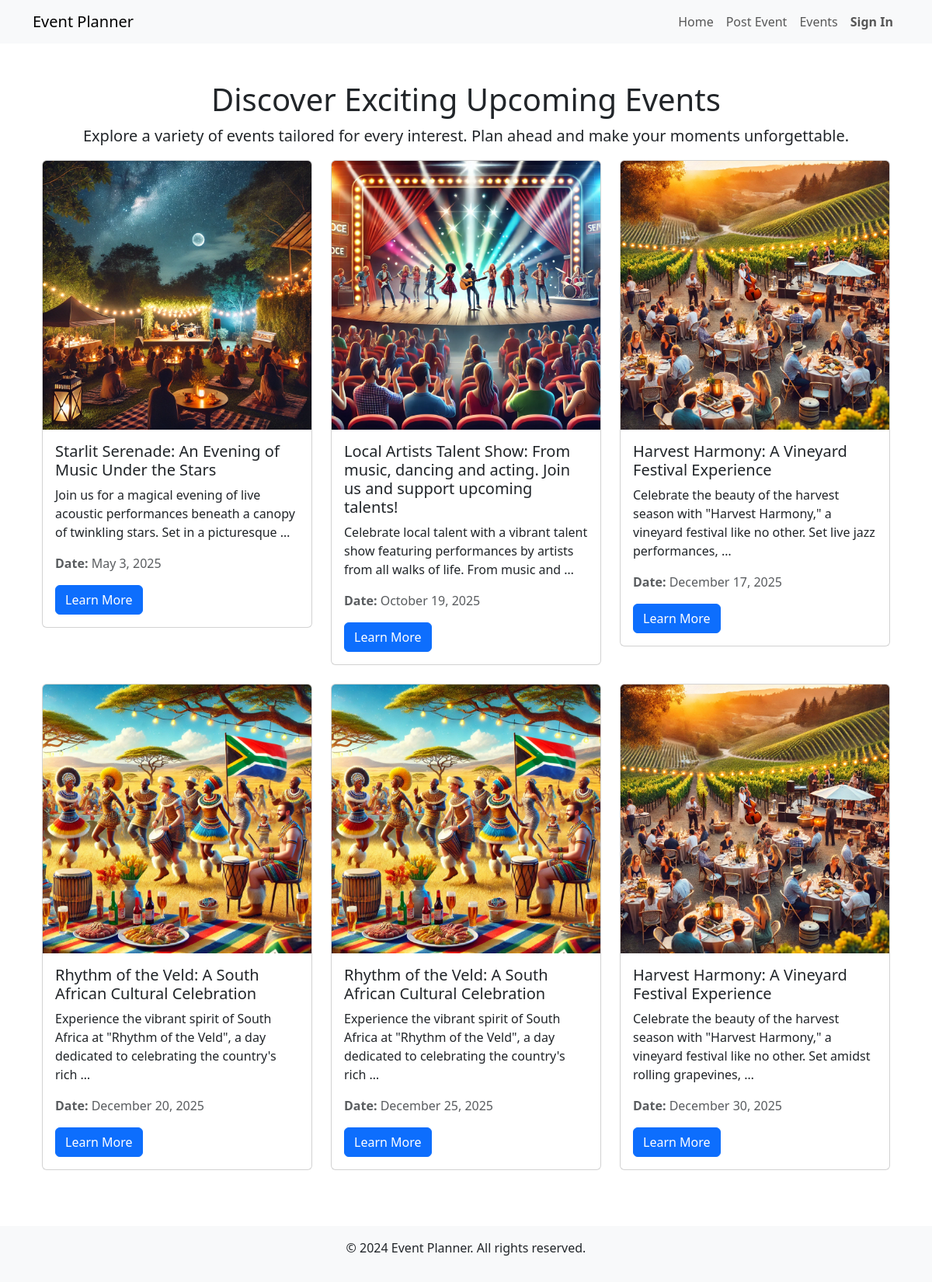
Page /events/ on the earlier database version.
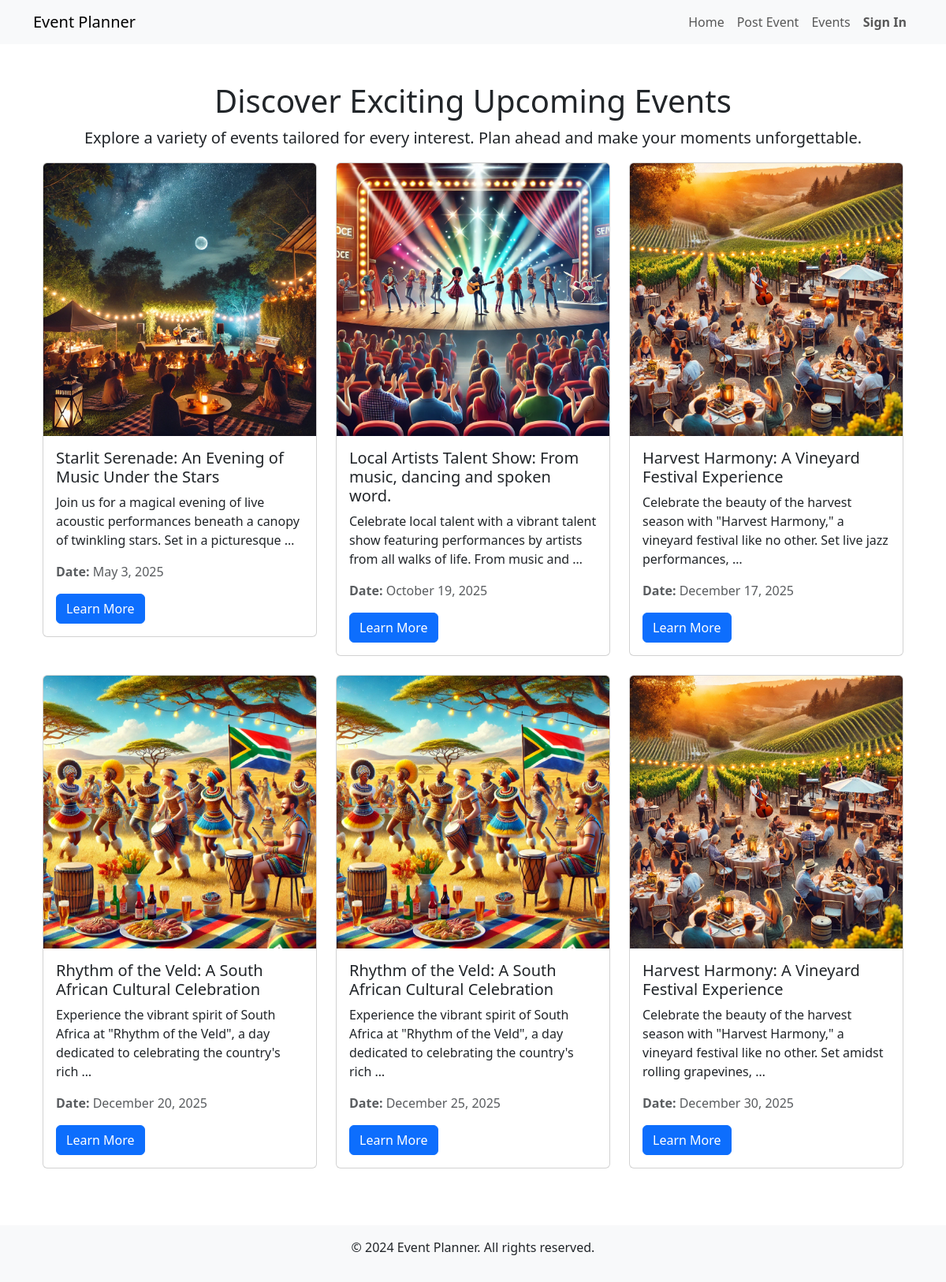
Same page on the later database version.
### events/models.py (models this page shows, shortened)
class Event(models.Model):
    title = models.CharField(max_length=200)
    description = models.TextField()
    date = models.DateField()
    time = models.TimeField()
    location = models.CharField(max_length=255)
    image = models.ImageField(upload_to='uploads/events/')
    highlights = models.TextField(blank=True, help_text="Comma-separated highlights of the event.")
    ticket_price = models.DecimalField(max_digits=6, decimal_places=2, null=True, blank=True)  # Ticket price (optional)
    organizer = models.ForeignKey(
        settings.AUTH_USER_MODEL,
        on_delete=models.CASCADE,
        null=True,  # Allow null for existing rows
        blank=True  # Allow blank values in forms
    )

### events/views.py (the view)
# urls.py: path('events/', views.event_list, name='event_list'),  # Event list page
def event_list(request):
    events = Event.objects.all().order_by('date')
    return render(request, 'events/event_list.html', {'events': events})

### events/templates/events/event_list.html (shortened to what this page needs)
{% extends "events/base.html" %}
{% block content %}
<div class="container my-5">
    <h1 class="text-center">Discover Exciting Upcoming Events</h1>
    <p class="lead text-center">Explore a variety of events tailored for every interest. Plan ahead and make your moments unforgettable.</p>
    <div class="row">
        {% for event in events %}
        <div class="col-sm-6 col-md-4 col-lg-4 mb-4">
            <div class="card">
                <img src="{{ event.image.url }}" class="card-img-top" alt="{{ event.title }}">
                <div class="card-body">
                    <h5 class="card-title">{{ event.title }}</h5>
                    <p class="card-text">{{ event.description|truncatewords:20 }}</p>
                    <p class="text-muted"><strong>Date:</strong> {{ event.date|date:"F j, Y" }}</p>
                    <a href="{% url 'events:event_detail' event.pk %}" class="btn btn-primary">Learn More</a>
                </div>
            </div>
        </div>
        {% empty %}
        <div class="col-12">
            <p class="text-center">No events found.</p>
        </div>
        {% endfor %}
    </div>
</div>
{% endblock %}

Differences in the rows shown:
changed Event: title "Local Artists Talent Show: From music, dancing and acting. Join us and support upcoming talents!" → "Local Artists Talent Show: From music, dancing and spoken word."
